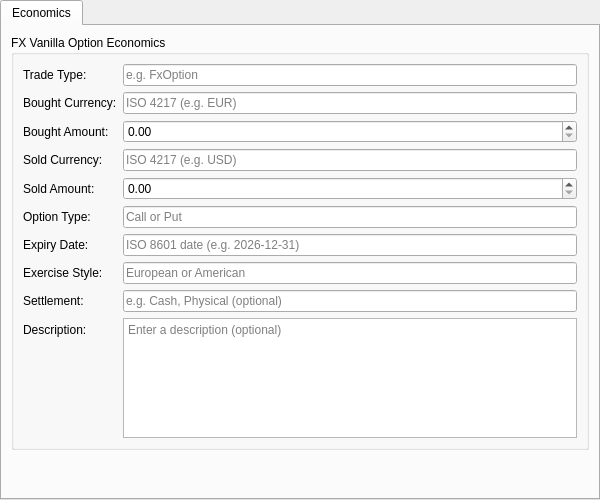
<?xml version="1.0" encoding="UTF-8"?>
<ui version="4.0">
 <class>FxVanillaOptionInstrumentForm</class>
 <widget class="QWidget" name="FxVanillaOptionInstrumentForm">
  <property name="geometry">
   <rect>
    <x>0</x>
    <y>0</y>
    <width>600</width>
    <height>500</height>
   </rect>
  </property>
  <layout class="QVBoxLayout" name="rootLayout">
   <property name="leftMargin"><number>0</number></property>
   <property name="topMargin"><number>0</number></property>
   <property name="rightMargin"><number>0</number></property>
   <property name="bottomMargin"><number>0</number></property>
   <item>
    <widget class="QTabWidget" name="subTabWidget">
     <property name="currentIndex"><number>0</number></property>
     <widget class="QWidget" name="economicsTab">
      <attribute name="title">
       <string>Economics</string>
      </attribute>
      <layout class="QVBoxLayout" name="economicsLayout">
       <item>
        <widget class="QGroupBox" name="economicsGroup">
         <property name="title">
          <string>FX Vanilla Option Economics</string>
         </property>
         <layout class="QFormLayout" name="economicsFormLayout">
          <item row="0" column="0">
           <widget class="QLabel" name="labelTradeTypeCode">
            <property name="text"><string>Trade Type:</string></property>
           </widget>
          </item>
          <item row="0" column="1">
           <widget class="QLineEdit" name="tradeTypeCodeEdit">
            <property name="placeholderText"><string>e.g. FxOption</string></property>
           </widget>
          </item>
          <item row="1" column="0">
           <widget class="QLabel" name="labelBoughtCurrency">
            <property name="text"><string>Bought Currency:</string></property>
           </widget>
          </item>
          <item row="1" column="1">
           <widget class="QLineEdit" name="boughtCurrencyEdit">
            <property name="placeholderText"><string>ISO 4217 (e.g. EUR)</string></property>
           </widget>
          </item>
          <item row="2" column="0">
           <widget class="QLabel" name="labelBoughtAmount">
            <property name="text"><string>Bought Amount:</string></property>
           </widget>
          </item>
          <item row="2" column="1">
           <widget class="QDoubleSpinBox" name="boughtAmountSpinBox">
            <property name="decimals"><number>2</number></property>
            <property name="minimum"><double>0.000000000000000</double></property>
            <property name="maximum"><double>999999999999.000000000000000</double></property>
            <property name="singleStep"><double>1000.000000000000000</double></property>
           </widget>
          </item>
          <item row="3" column="0">
           <widget class="QLabel" name="labelSoldCurrency">
            <property name="text"><string>Sold Currency:</string></property>
           </widget>
          </item>
          <item row="3" column="1">
           <widget class="QLineEdit" name="soldCurrencyEdit">
            <property name="placeholderText"><string>ISO 4217 (e.g. USD)</string></property>
           </widget>
          </item>
          <item row="4" column="0">
           <widget class="QLabel" name="labelSoldAmount">
            <property name="text"><string>Sold Amount:</string></property>
           </widget>
          </item>
          <item row="4" column="1">
           <widget class="QDoubleSpinBox" name="soldAmountSpinBox">
            <property name="decimals"><number>2</number></property>
            <property name="minimum"><double>0.000000000000000</double></property>
            <property name="maximum"><double>999999999999.000000000000000</double></property>
            <property name="singleStep"><double>1000.000000000000000</double></property>
           </widget>
          </item>
          <item row="5" column="0">
           <widget class="QLabel" name="labelOptionType">
            <property name="text"><string>Option Type:</string></property>
           </widget>
          </item>
          <item row="5" column="1">
           <widget class="QLineEdit" name="optionTypeEdit">
            <property name="placeholderText"><string>Call or Put</string></property>
           </widget>
          </item>
          <item row="6" column="0">
           <widget class="QLabel" name="labelExpiryDate">
            <property name="text"><string>Expiry Date:</string></property>
           </widget>
          </item>
          <item row="6" column="1">
           <widget class="QLineEdit" name="expiryDateEdit">
            <property name="placeholderText"><string>ISO 8601 date (e.g. 2026-12-31)</string></property>
           </widget>
          </item>
          <item row="7" column="0">
           <widget class="QLabel" name="labelExerciseStyle">
            <property name="text"><string>Exercise Style:</string></property>
           </widget>
          </item>
          <item row="7" column="1">
           <widget class="QLineEdit" name="exerciseStyleEdit">
            <property name="placeholderText"><string>European or American</string></property>
           </widget>
          </item>
          <item row="8" column="0">
           <widget class="QLabel" name="labelSettlement">
            <property name="text"><string>Settlement:</string></property>
           </widget>
          </item>
          <item row="8" column="1">
           <widget class="QLineEdit" name="settlementEdit">
            <property name="placeholderText"><string>e.g. Cash, Physical (optional)</string></property>
           </widget>
          </item>
          <item row="9" column="0">
           <widget class="QLabel" name="labelDescription">
            <property name="text"><string>Description:</string></property>
           </widget>
          </item>
          <item row="9" column="1">
           <widget class="QPlainTextEdit" name="descriptionEdit">
            <property name="minimumSize">
             <size><width>0</width><height>60</height></size>
            </property>
            <property name="maximumSize">
             <size><width>16777215</width><height>120</height></size>
            </property>
            <property name="placeholderText">
             <string>Enter a description (optional)</string>
            </property>
           </widget>
          </item>
         </layout>
        </widget>
       </item>
       <item>
        <spacer name="economicsSpacer">
         <property name="orientation"><enum>Qt::Vertical</enum></property>
         <property name="sizeHint" stdset="0">
          <size><width>20</width><height>20</height></size>
         </property>
        </spacer>
       </item>
      </layout>
     </widget>
    </widget>
   </item>
  </layout>
 </widget>
 <resources/>
 <connections/>
</ui>
